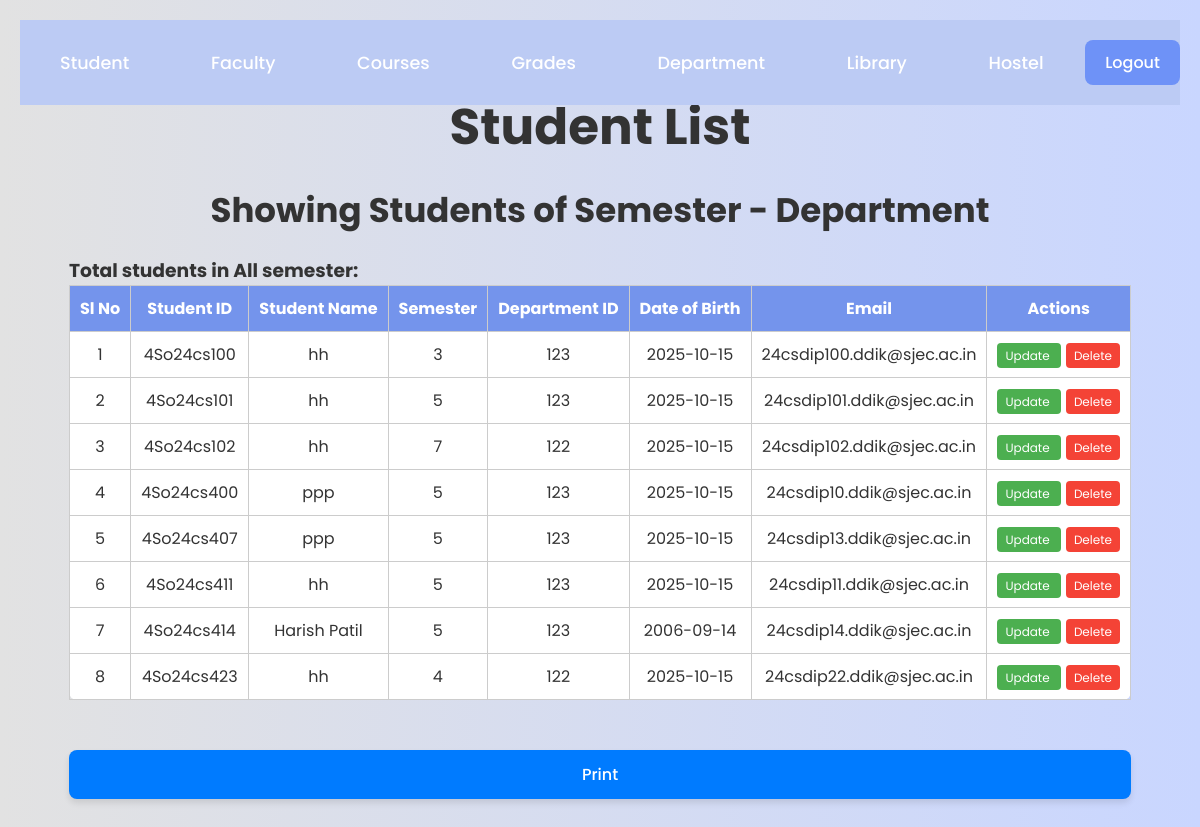
The page /student_view.php on the database its author committed.
### tables this page shows
CREATE TABLE `student` (
  `st_id` varchar(20) NOT NULL,
  `st_name` varchar(100) NOT NULL,
  `semester` int(11) NOT NULL,
  `dept_id` int(11) NOT NULL,
  `dob` date NOT NULL,
  `email` varchar(100) DEFAULT NULL
);

### student_view.php (the view, shortened to what this page needs)
<?php
require_once 'config.php';
$sem = isset($_GET['sem']) ? $_GET['sem'] : '';
$dept_id = isset($_GET['department_id']) ? $_GET['department_id'] : '';
if (!empty($sem) && !empty($dept_id)) {
    $stmt = $conn->prepare("SELECT * FROM student WHERE semester = ? AND dept_id = ?");
    $stmt->bind_param("ss", $sem, $dept_id);
    $stmt->execute();
    $result = $stmt->get_result();
    $total_students = mysqli_num_rows($result);
    if (!empty($sem) && !empty($dept_id)) {
        $stmt = $conn->prepare("SELECT * FROM student WHERE semester = ? AND dept_id = ?");
        $stmt->bind_param("ss", $sem, $dept_id);
        $stmt->execute();
        $result = $stmt->get_result();
        $total_students = mysqli_num_rows($result);
    } else {
        $result = $conn->query("SELECT * FROM student");
        $total_students = mysqli_num_rows($result);
    }
} else {
    $result = $conn->query("SELECT * FROM student");
}
?>
<!DOCTYPE html>
<html>
<head>
    <link rel="stylesheet" href="style.css">
    </head>
<body>
<header>
    <nav class="navigation">
        <ul>
            <li><a href="student.php">Student</a></li>
            <li><a href="faculty.php">Faculty</a></li>
            <li><a href="courses.php">Courses</a></li>
            <li><a href="grade.php">Grades</a></li>
            <li><a href="department.php">Department</a></li>
            <li><a href="library.php">Library</a></li>
            <li><a href="hostel.php">Hostel</a></li>
            <li><button onclick="window.location.href='logout.php'" class="logout-btn">Logout</button></li>
        </ul>
    </nav>
</header>
<div class="container">
    <h1>Student List</h1>
    <h2>Showing Students of Semester <?php echo $sem; ?> - Department <?php echo $dept_id; ?></h2>
    <h3 >Total students in <?php echo $sem ? $sem : 'All'; ?> semester: <?php echo $total_students; ?></h3>
   <table border="1" cellpadding="10" cellspacing="0" style="width:100%; border-collapse: collapse; background: #fff; border-radius: 8px;">
        <thead style="background-color: #7494ec; color: white;">
            <tr>
                <th>Sl No</th>
                <th>Student ID</th>
                <th>Student Name</th>
                <th>Semester</th>
                <th>Department ID</th>
                <th>Date of Birth</th>
                <th>Email</th>
                <th>Actions</th>
            </tr>
        </thead>
        <tbody>
            <?php
            if (mysqli_num_rows($result) > 0):
                $serial = 1;
                while($row = mysqli_fetch_assoc($result)):
            ?>
                    <tr>
                        <td><?php echo $serial++; ?></td>
                        <td><?php echo htmlspecialchars($row['st_id']); ?></td>
                        <td><?php echo htmlspecialchars($row['st_name']); ?></td>
                        <td><?php echo htmlspecialchars($row['semester']); ?></td>
                        <td><?php echo htmlspecialchars($row['dept_id']); ?></td>
                        <td><?php echo htmlspecialchars($row['dob']); ?></td>
                        <td><?php echo htmlspecialchars($row['email']); ?></td>
                        <td>
    <a href="update_student.php?id=<?php echo $row['st_id']; ?>"
       style="padding: 4px 8px; font-size: 12px; background-color: #4CAF50; color: white; text-decoration: none; border-radius: 4px; margin-right: 5px;">
       Update
    </a>
    <a href="delete_student.php?id=<?php echo $row['st_id']; ?>"
       onclick="return confirm('Are you sure you want to delete this student?')"
       style="padding: 4px 8px; font-size: 12px; background-color: #f44336; color: white; text-decoration: none; border-radius: 4px;">
       Delete
    </a>
</td>
                    </tr>
                <?php endwhile; ?>
            <?php else: ?>
                <tr>
                    <td colspan="7" style="text-align:center;">No students found.</td>
                </tr>
            <?php endif; ?>
        </tbody>
    </table>
 <button class="print-button" onclick="window.print()">Print</button></div>
</body>
</html>

### style.css (style rules this page uses)
* { margin: 0; padding: 0; box-sizing: border-box; font-family: "Poppins", sans-serif; }
body { display: flex; justify-content: center; align-items: center; min-height: 100vh; background: linear-gradient(to right, #e2e2e2, #c9d6ff); background-size: cover; background-position: center; color: #333; }
header { position: fixed; top: 0; left: 0; width: 100%; padding: 20px; margin-bottom: 30px; z-index: 99; }
header ul { list-style: none; display: flex; justify-content: space-between; align-items: center; gap: 20px; background: #bccbf4; }
header li { font-weight: bold; cursor: pointer; }
.navigation a { position: relative; font-size: 1.1em; color: #fff; text-decoration: none; font-weight: 500; margin-left: 40px; }
.navigation a::after { content: ''; position: absolute; left: 0; bottom: -6px; width: 100%; height: 3px; background: #061001; border-radius: 5px; transform: scale(0); }
.container { margin: 5px; margin-top: 90px; }
h1, h2 { font-size: 34px; text-align: center; margin-bottom: 20px; }
h1 { font-size: 50px; }
button { width: 100%; padding: 12px; background: #7494ec; border-radius: 6px; border: none; cursor: pointer; font-size: 16px; color: #fff; font-weight: 500; margin-bottom: 20px; transition: 0.5s; }
button.logout-btn { background-color: #6e92f7; padding: 10px 20px; font-size: 16px; border: none; border-radius: 8px; cursor: pointer; color: white; width: auto; margin-top: 20px; transition: 0.3s; }

### student_view.php (style rules this page uses)
table, th, td { border: 1px solid #ccc; border-collapse: collapse; }
td, th { padding: 10px; text-align: center; }
.print-button { display: block; margin: 50px auto; padding: 12px 30px; background-color: #007BFF; color: white; border: none; border-radius: 8px; font-size: 16px; cursor: pointer; box-shadow: 0 4px 6px rgba(0, 0, 0, 0.1); transition: background-color 0.3s ease; }

### rows shown on the page
student: st_id "4So24cs100", st_name "hh", semester "3", dept "123", dob "2025-10-15", email "24csdip100.ddik@sjec.ac.in"
student: st_id "4So24cs101", st_name "hh", semester "5", dept "123", dob "2025-10-15", email "24csdip101.ddik@sjec.ac.in"
student: st_id "4So24cs102", st_name "hh", semester "7", dept "122", dob "2025-10-15", email "24csdip102.ddik@sjec.ac.in"
student: st_id "4So24cs400", st_name "ppp", semester "5", dept "123", dob "2025-10-15", email "24csdip10.ddik@sjec.ac.in"
student: st_id "4So24cs407", st_name "ppp", semester "5", dept "123", dob "2025-10-15", email "24csdip13.ddik@sjec.ac.in"
student: st_id "4So24cs411", st_name "hh", semester "5", dept "123", dob "2025-10-15", email "24csdip11.ddik@sjec.ac.in"
student: st_id "4So24cs414", st_name "Harish Patil", semester "5", dept "123", dob "2006-09-14", email "24csdip14.ddik@sjec.ac.in"
student: st_id "4So24cs423", st_name "hh", semester "4", dept "122", dob "2025-10-15", email "24csdip22.ddik@sjec.ac.in"
